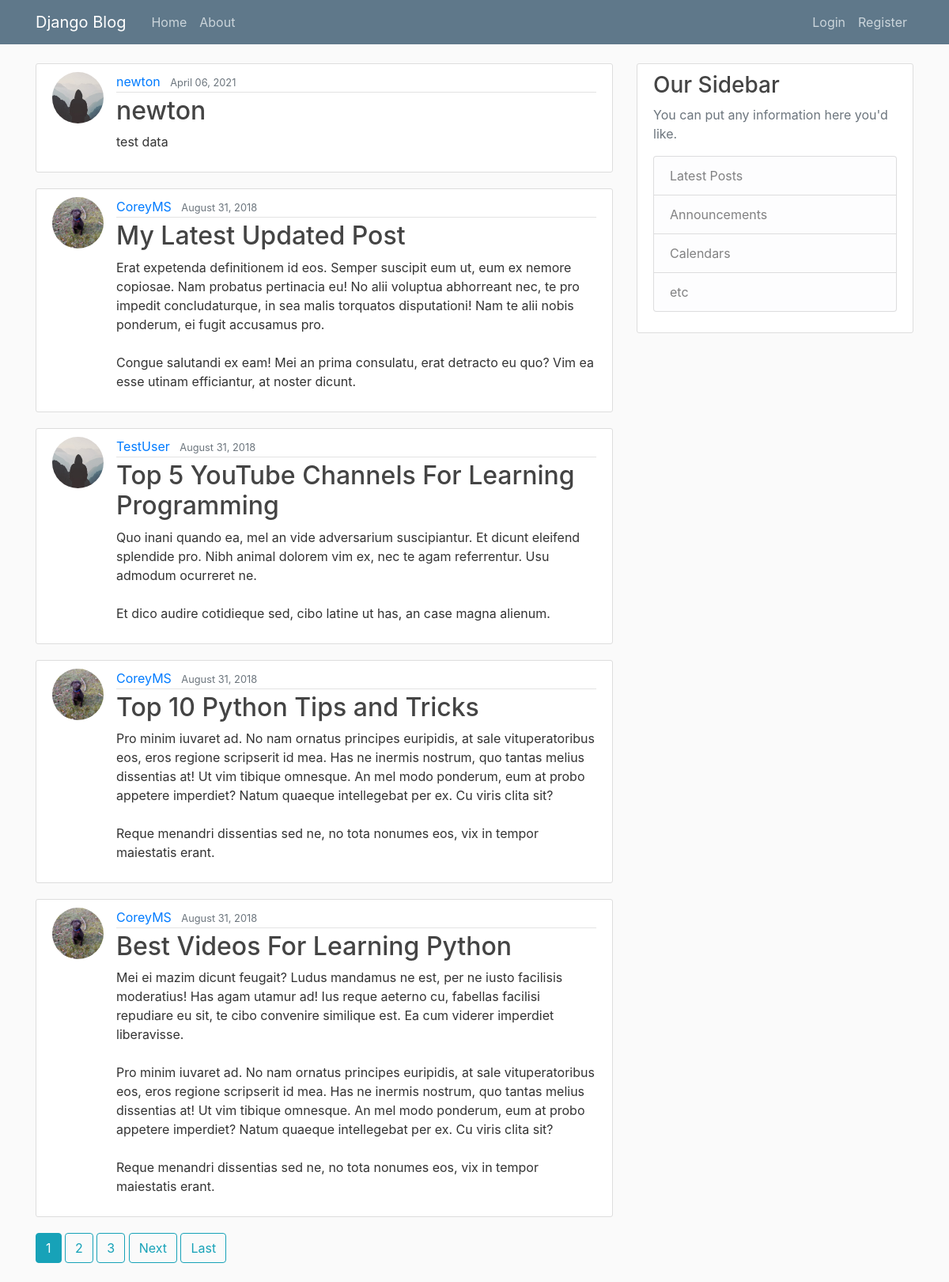
Before: /post with the older database file.
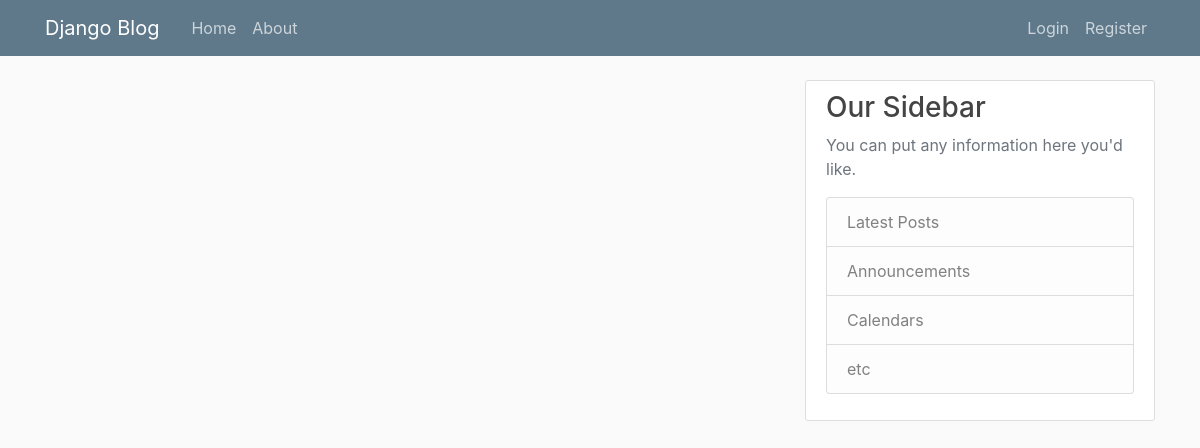
After: the same page with the newer database file.
### blog/models.py (models this page shows, shortened)
class Post(models.Model):
    title = models.CharField(max_length=100)
    content = models.TextField()
    date_posted = models.DateTimeField(default=timezone.now)
    author = models.ForeignKey(User, on_delete=models.CASCADE)

### users/models.py (models this page shows, shortened)
class Profile(models.Model):
    user = models.OneToOneField(User, on_delete=models.CASCADE)
    image = models.ImageField(default='default.jpg', upload_to='profile_pics')

### blog/views.py (the view)
# urls.py: path('post', PostListView.as_view(), name='blog-home'),
class PostListView(ListView):
    model = Post
    template_name = 'blog/home.html'  # <app>/<model>_<viewtype>.html
    context_object_name = 'posts'
    ordering = ['-date_posted']
    paginate_by = 5

### blog/templates/blog/home.html (shortened to what this page needs)
{% extends "blog/base.html" %}
{% block content %}
    {% for post in posts %}
        <article class="media content-section">
          <img class="rounded-circle article-img" src="{{ post.author.profile.image.url }}">
          <div class="media-body">
            <div class="article-metadata">
              <a class="mr-2" href="{% url 'user-posts' post.author.username %}">{{ post.author }}</a>
              <small class="text-muted">{{ post.date_posted|date:"F d, Y" }}</small>
            </div>
            <h2><a class="article-title" href="{% url 'post-detail' post.id %}">{{ post.title }}</a></h2>
            <p class="article-content">{{ post.content }}</p>
          </div>
        </article>
    {% endfor %}
    {% if is_paginated %}
      {% for num in page_obj.paginator.page_range %}
        {% if page_obj.number == num %}
          <a class="btn btn-info mb-4" href="?page={{ num }}">{{ num }}</a>
        {% elif num > page_obj.number|add:'-3' and num < page_obj.number|add:'3' %}
          <a class="btn btn-outline-info mb-4" href="?page={{ num }}">{{ num }}</a>
        {% endif %}
      {% endfor %}
      {% if page_obj.has_next %}
        <a class="btn btn-outline-info mb-4" href="?page={{ page_obj.next_page_number }}">Next</a>
        <a class="btn btn-outline-info mb-4" href="?page={{ page_obj.paginator.num_pages }}">Last</a>
      {% endif %}
    {% endif %}
{% endblock content %}

Changed rows visible on the page:
removed Post: author.profile.image (placeholder picture), author "newton", date_posted "April 06, 2021", title "newton", content "test data"
removed Post: author.profile.image (picture), author "CoreyMS", date_posted "August 31, 2018", title "My Latest Updated Post", content "Erat expetenda definitionem id eos. Semper suscipit eum ut, eum ex nemore copiosae. Nam probatus pertinacia eu! No alii voluptua abhorreant nec, te pro impedit concludaturque, in sea malis torquatos disputationi! Nam te alii nobis ponderum, ei fugit accusamus pro. Congue salutandi ex eam! Mei an prima consulatu, erat detracto eu quo? Vim ea esse utinam efficiantur, at noster dicunt."
removed Post: author.profile.image (placeholder picture), author "TestUser", date_posted "August 31, 2018", title "Top 5 YouTube Channels For Learning Programming", content "Quo inani quando ea, mel an vide adversarium suscipiantur. Et dicunt eleifend splendide pro. Nibh animal dolorem vim ex, nec te agam referrentur. Usu admodum ocurreret ne. Et dico audire cotidieque sed, cibo latine ut has, an case magna alienum."
removed Post: author.profile.image (picture), author "CoreyMS", date_posted "August 31, 2018", title "Top 10 Python Tips and Tricks", content "Pro minim iuvaret ad. No nam ornatus principes euripidis, at sale vituperatoribus eos, eros regione scripserit id mea. Has ne inermis nostrum, quo tantas melius dissentias at! Ut vim tibique omnesque. An mel modo ponderum, eum at probo appetere imperdiet? Natum quaeque intellegebat per ex. Cu viris clita sit? Reque menandri dissentias sed ne, no tota nonumes eos, vix in tempor maiestatis erant."
removed Post: author.profile.image (picture), author "CoreyMS", date_posted "August 31, 2018", title "Best Videos For Learning Python", content "Mei ei mazim dicunt feugait? Ludus mandamus ne est, per ne iusto facilisis moderatius! Has agam utamur ad! Ius reque aeterno cu, fabellas facilisi repudiare eu sit, te cibo convenire similique est. Ea cum viderer imperdiet liberavisse. Pro minim iuvaret ad. No nam ornatus principes euripidis, at sale vituperatoribus eos, eros regione scripserit id mea. Has ne inermis nostrum, quo tantas melius dissentias at! Ut vim tibique omnesque. An mel modo ponderum, eum at probo appetere imperdiet? Natum quaeque intellegebat per ex. Cu viris clita sit? Reque menandri dissentias sed ne, no tota nonumes eos, vix in tempor maiestatis erant."
Other visible differences:
list line gone: "1"
list line gone: "2"
list line gone: "3"
text no longer shown: "Next Last"
